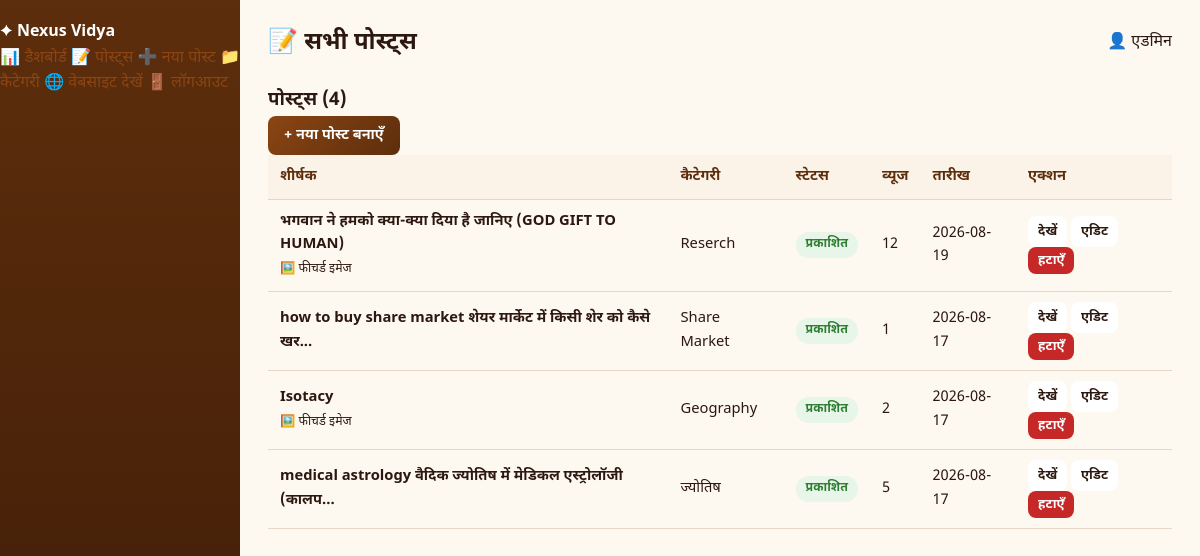
The app's page /admin/posts (signed in) with its own data.
### tables this page shows
CREATE TABLE posts (
        id INTEGER PRIMARY KEY AUTOINCREMENT,
        title TEXT NOT NULL,
        slug TEXT UNIQUE NOT NULL,
        content TEXT,
        excerpt TEXT,
        category_id INTEGER,
        featured_image TEXT,
        status TEXT DEFAULT 'published',
        views INTEGER DEFAULT 0,
        author_id INTEGER,
        created_at TEXT DEFAULT CURRENT_TIMESTAMP,
        updated_at TEXT DEFAULT CURRENT_TIMESTAMP,
        FOREIGN KEY (category_id) REFERENCES categories(id) ON DELETE SET NULL,
        FOREIGN KEY (author_id) REFERENCES users(id) ON DELETE SET NULL
    );

CREATE TABLE categories (
        id INTEGER PRIMARY KEY AUTOINCREMENT,
        name TEXT NOT NULL,
        slug TEXT UNIQUE NOT NULL,
        description TEXT,
        icon TEXT DEFAULT '📚',
        parent_id INTEGER DEFAULT NULL,
        sort_order INTEGER DEFAULT 0,
        is_active INTEGER DEFAULT 1,
        created_at TEXT DEFAULT CURRENT_TIMESTAMP,
        FOREIGN KEY (parent_id) REFERENCES categories(id) ON DELETE SET NULL
    );

### app.py (the view)
@app.route("/admin/posts")
@login_required
def admin_posts():
    conn = get_db()
    posts = conn.execute("""
        SELECT p.*, c.name as category_name
        FROM posts p
        LEFT JOIN categories c ON p.category_id = c.id
        ORDER BY p.created_at DESC
    """).fetchall()
    conn.close()
    return render_template("admin/posts.html", posts=posts)

### app.py (called while the page is built)
def get_lang():
    lang = session.get("lang") or request.args.get("lang") or "hi"
    if lang not in TRANSLATIONS:
        lang = "hi"
    return lang

def get_db():
    conn = sqlite3.connect(app.config["DATABASE"])
    conn.row_factory = sqlite3.Row
    conn.execute("PRAGMA foreign_keys = ON")
    return conn

def login_required(f):
    @wraps(f)
    def decorated(*args, **kwargs):
        if "user_id" not in session:
            flash("कृपया पहले लॉगिन करें", "warning")
            return redirect(url_for("admin_login"))
        return f(*args, **kwargs)
    return decorated

### templates/admin/posts.html (shortened to what this page needs)
{% extends "admin/base_admin.html" %}
{% block page_title %}📝 सभी पोस्ट्स{% endblock %}
{% block content %}
<div class="admin-card">
  <div class="card-header">
    <h3>पोस्ट्स ({{ posts|length }})</h3>
    <a href="{{ url_for('admin_post_new') }}" class="btn btn-primary">+ नया पोस्ट बनाएँ</a>
  </div>
  {% if posts %}
  <table class="admin-table">
    <thead>
      <tr>
        <th>शीर्षक</th>
        <th>कैटेगरी</th>
        <th>स्टेटस</th>
        <th>व्यूज</th>
        <th>तारीख</th>
        <th>एक्शन</th>
      </tr>
    </thead>
    <tbody>
      {% for p in posts %}
      <tr>
        <td>
          <strong>{{ p.title[:60] }}{% if p.title|length > 60 %}...{% endif %}</strong>
          {% if p.featured_image %}
          <br><small>🖼️ फीचर्ड इमेज</small>
          {% endif %}
        </td>
        <td>{{ p.category_name or '—' }}</td>
        <td><span class="badge badge-{{ p.status }}">{{ 'प्रकाशित' if p.status == 'published' else 'ड्राफ्ट' }}</span></td>
        <td>{{ p.views or 0 }}</td>
        <td>{{ p.created_at[:10] if p.created_at else '' }}</td>
        <td class="actions">
          <a href="{{ url_for('post_page', slug=p.slug) }}" target="_blank" class="btn btn-sm">देखें</a>
          <a href="{{ url_for('admin_post_edit', id=p.id) }}" class="btn btn-sm">एडिट</a>
          <form method="post" action="{{ url_for('admin_post_delete', id=p.id) }}" style="display:inline" onsubmit="return confirm('पोस्ट हटाएँ?')">
            <button type="submit" class="btn btn-sm btn-danger">हटाएँ</button>
          </form>
        </td>
      </tr>
      {% endfor %}
    </tbody>
  </table>
  {% else %}
  <p class="empty-msg">अभी कोई पोस्ट नहीं। <a href="{{ url_for('admin_post_new') }}">पहला पोस्ट लिखें</a></p>
  {% endif %}
</div>
{% endblock %}

### static/css/style.css (style rules this page uses)
:root { --primary: #8B4513; --primary-dark: #5D2E0C; --accent: #D4A017; --bg: #FDF8F0; --bg-card: #FFFFFF; --text: #2C1810; --text-muted: #6B5344; --border: #E8D9C5; --success: #2E7D32; --danger: #C62828; --warning: #F9A825; --info: #1565C0; --radius: 12px; --shadow: 0 4px 20px rgba(139, 69, 19, 0.08); --font: 'Noto Sans Devanagari', 'Inter', system-ui, sans-serif; }
* { box-sizing: border-box; margin: 0; padding: 0; }
body { font-family: var(--font); background: var(--bg); color: var(--text); line-height: 1.6; min-height: 100vh; }
a { color: var(--primary); text-decoration: none; }
.btn { display: inline-block; padding: 8px 18px; border-radius: 8px; border: 1px solid var(--border); background: #fff; color: var(--text); font-family: inherit; font-size: 0.92rem; cursor: pointer; transition: all 0.15s; }
.btn-primary { background: var(--primary); color: #fff !important; border-color: var(--primary); }
.btn-danger { background: #FFEBEE; color: var(--danger); border-color: #FFCDD2; }
.btn-sm { padding: 4px 10px; font-size: 0.82rem; }
body { top: 0 !important; }

### static/css/admin.css (style rules this page uses)
:root { --primary: #8B4513; --primary-dark: #5D2E0C; --primary-light: #A0522D; --accent: #D4A017; --accent-light: #F5D76E; --bg: #FDF8F0; --card: #FFFFFF; --text: #2C1810; --text-muted: #6B4423; --border: #E8D5C4; --success: #2E7D32; --danger: #C62828; --info: #1565C0; --sidebar-w: 240px; }
* { box-sizing: border-box; margin: 0; padding: 0; }
body { font-family: 'Noto Sans Devanagari', 'Segoe UI', sans-serif; background: var(--bg); color: var(--text); min-height: 100vh; }
a { color: var(--primary); text-decoration: none; }
table { width: 100%; border-collapse: collapse; }
th, td { padding: 10px 12px; text-align: left; border-bottom: 1px solid var(--border); font-size: 0.92rem; }
th { background: #FBF3E8; color: var(--primary-dark); font-weight: 600; }
.btn { display: inline-block; padding: 8px 16px; border-radius: 8px; font-size: 0.9rem; font-weight: 600; border: none; cursor: pointer; text-decoration: none; transition: all 0.2s; }
.btn-primary { background: linear-gradient(135deg, var(--primary) 0%, var(--primary-dark) 100%); color: #fff !important; }
.btn-danger { background: var(--danger); color: #fff !important; }
.btn-sm { padding: 5px 10px; font-size: 0.82rem; }
.badge { display: inline-block; padding: 3px 10px; border-radius: 20px; font-size: 0.78rem; font-weight: 600; }
.badge-published { background: #E8F5E9; color: var(--success); }

### records on screen
posts: title "भगवान ने हमको क्या-क्या दिया है जानिए (GOD GIFT TO HUMAN)", shows "🖼️ फीचर्ड इमेज", name "Reserch", status "प्रकाशित", views "12", created_at "2026-08-19"
posts: title "how to buy share market शेयर मार्केट में किसी शेर को कैसे खर", name "Share Market", status "प्रकाशित", views "1", created_at "2026-08-17"
posts: title "Isotacy", shows "🖼️ फीचर्ड इमेज", name "Geography", status "प्रकाशित", views "2", created_at "2026-08-17"
posts: title "medical astrology वैदिक ज्योतिष में मेडिकल एस्ट्रोलॉजी (कालप", name "ज्योतिष", status "प्रकाशित", views "5", created_at "2026-08-17"

### other values on screen
{{ session.get('full_name') or session.get('username') }} "एडमिन"
{{ posts|length }} "4"
